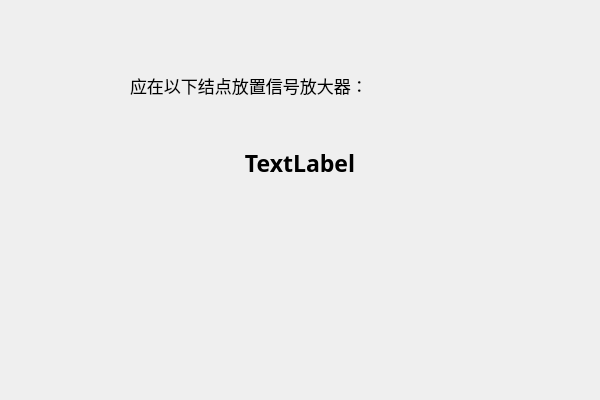
<?xml version="1.0" encoding="UTF-8"?>
<ui version="4.0">
 <class>amplifiers</class>
 <widget class="QDialog" name="amplifiers">
  <property name="geometry">
   <rect>
    <x>0</x>
    <y>0</y>
    <width>600</width>
    <height>400</height>
   </rect>
  </property>
  <property name="windowTitle">
   <string>Dialog</string>
  </property>
  <widget class="QLabel" name="label">
   <property name="geometry">
    <rect>
     <x>130</x>
     <y>70</y>
     <width>350</width>
     <height>30</height>
    </rect>
   </property>
   <property name="font">
    <font>
     <family>幼圆</family>
     <pointsize>13</pointsize>
    </font>
   </property>
   <property name="text">
    <string>应在以下结点放置信号放大器：</string>
   </property>
  </widget>
  <widget class="QLabel" name="supernum">
   <property name="geometry">
    <rect>
     <x>50</x>
     <y>140</y>
     <width>500</width>
     <height>45</height>
    </rect>
   </property>
   <property name="font">
    <font>
     <family>微软雅黑</family>
     <pointsize>17</pointsize>
     <weight>75</weight>
     <bold>true</bold>
    </font>
   </property>
   <property name="text">
    <string>TextLabel</string>
   </property>
   <property name="alignment">
    <set>Qt::AlignCenter</set>
   </property>
  </widget>
 </widget>
 <resources/>
 <connections/>
</ui>
